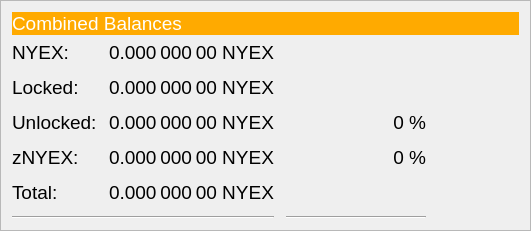
         <widget class="QFrame" name="frame_3">
          <property name="geometry">
           <rect>
            <x>0</x>
            <y>200</y>
            <width>531</width>
            <height>231</height>
           </rect>
          </property>
          <property name="font">
           <font>
            <family>MS Shell Dlg 2</family>
            <pointsize>14</pointsize>
           </font>
          </property>
          <property name="frameShape">
           <enum>QFrame::StyledPanel</enum>
          </property>
          <property name="frameShadow">
           <enum>QFrame::Raised</enum>
          </property>
          <layout class="QVBoxLayout" name="verticalLayout_5" stretch="0,0">
           <item>
            <layout class="QHBoxLayout" name="horizontalLayout_5" stretch="0">
             <item>
              <widget class="QLabel" name="label_5z">
               <property name="font">
                <font>
                 <pointsize>14</pointsize>
                </font>
               </property>
               <property name="toolTip">
                <string>Combined Balances (including unconfirmed and immature coins)</string>
               </property>
               <property name="styleSheet">
                <string notr="true">background-color: rgb(255, 170, 0);
color: rgb(255, 255, 255);</string>
               </property>
               <property name="text">
                <string>Combined Balances</string>
               </property>
               <property name="textFormat">
                <enum>Qt::AutoText</enum>
               </property>
              </widget>
             </item>
            </layout>
           </item>
           <item>
            <layout class="QGridLayout" name="gridLayout_3">
             <property name="spacing">
              <number>12</number>
             </property>
             <item row="7" column="0" colspan="2">
              <widget class="Line" name="lineSpendableBalance_3">
               <property name="font">
                <font>
                 <family>MS Shell Dlg 2</family>
                 <pointsize>14</pointsize>
                </font>
               </property>
               <property name="orientation">
                <enum>Qt::Horizontal</enum>
               </property>
              </widget>
             </item>
             <item row="7" column="2">
              <widget class="Line" name="lineWatchBalance_3">
               <property name="sizePolicy">
                <sizepolicy hsizetype="Preferred" vsizetype="Fixed">
                 <horstretch>0</horstretch>
                 <verstretch>0</verstretch>
                </sizepolicy>
               </property>
               <property name="minimumSize">
                <size>
                 <width>140</width>
                 <height>0</height>
                </size>
               </property>
               <property name="font">
                <font>
                 <family>MS Shell Dlg 2</family>
                 <pointsize>14</pointsize>
                </font>
               </property>
               <property name="orientation">
                <enum>Qt::Horizontal</enum>
               </property>
              </widget>
             </item>
             <item row="4" column="1">
              <widget class="QLabel" name="labelzBalancez">
               <property name="cursor">
                <cursorShape>IBeamCursor</cursorShape>
               </property>
               <property name="toolTip">
                <string>Total of transactions that have yet to be confirmed, and do not yet count toward the spendable balance</string>
               </property>
               <property name="text">
                <string notr="true">0.000 000 00 NYEX</string>
               </property>
               <property name="alignment">
                <set>Qt::AlignLeading|Qt::AlignLeft|Qt::AlignVCenter</set>
               </property>
               <property name="textInteractionFlags">
                <set>Qt::LinksAccessibleByMouse|Qt::TextSelectableByKeyboard|Qt::TextSelectableByMouse</set>
               </property>
              </widget>
             </item>
             <item row="6" column="1">
              <widget class="QLabel" name="labelTotalz">
               <property name="cursor">
                <cursorShape>IBeamCursor</cursorShape>
               </property>
               <property name="toolTip">
                <string>Total Balance, including unconfirmed and immature coins.</string>
               </property>
               <property name="text">
                <string notr="true">0.000 000 00 NYEX</string>
               </property>
               <property name="alignment">
                <set>Qt::AlignLeading|Qt::AlignLeft|Qt::AlignVCenter</set>
               </property>
               <property name="textInteractionFlags">
                <set>Qt::LinksAccessibleByMouse|Qt::TextSelectableByKeyboard|Qt::TextSelectableByMouse</set>
               </property>
              </widget>
             </item>
             <item row="4" column="3">
              <spacer name="horizontalSpacer_6">
               <property name="font">
                <font>
                 <family>MS Shell Dlg 2</family>
                 <pointsize>14</pointsize>
                </font>
               </property>
               <property name="orientation">
                <enum>Qt::Horizontal</enum>
               </property>
               <property name="sizeHint" stdset="0">
                <size>
                 <width>40</width>
                 <height>20</height>
                </size>
               </property>
              </spacer>
             </item>
             <item row="6" column="0">
              <widget class="QLabel" name="labelTotalTextz">
               <property name="text">
                <string>Total:</string>
               </property>
              </widget>
             </item>
             <item row="1" column="0">
              <widget class="QLabel" name="labelBalanceTextz">
               <property name="text">
                <string>NYEX:</string>
               </property>
              </widget>
             </item>
             <item row="1" column="1">
              <widget class="QLabel" name="labelBalancez">
               <property name="cursor">
                <cursorShape>IBeamCursor</cursorShape>
               </property>
               <property name="toolTip">
                <string>Your current spendable balance</string>
               </property>
               <property name="text">
                <string notr="true">0.000 000 00 NYEX</string>
               </property>
               <property name="alignment">
                <set>Qt::AlignLeading|Qt::AlignLeft|Qt::AlignVCenter</set>
               </property>
               <property name="textInteractionFlags">
                <set>Qt::LinksAccessibleByMouse|Qt::TextSelectableByKeyboard|Qt::TextSelectableByMouse</set>
               </property>
              </widget>
             </item>
             <item row="4" column="0">
              <widget class="QLabel" name="labelzBalanceTextz">
               <property name="toolTip">
                <string/>
               </property>
               <property name="text">
                <string>zNYEX:</string>
               </property>
              </widget>
             </item>
             <item row="4" column="2">
              <widget class="QLabel" name="labelzNYEXPercent">
               <property name="toolTip">
                <string>Current percentage of zNYEX.
If AutoMint is enabled this percentage will settle around the configured AutoMint percentage (default = 10%)</string>
               </property>
               <property name="text">
                <string>0 %</string>
               </property>
               <property name="alignment">
                <set>Qt::AlignRight|Qt::AlignTrailing|Qt::AlignVCenter</set>
               </property>
              </widget>
             </item>
             <item row="6" column="2">
              <widget class="QLabel" name="label100Percent">
               <property name="font">
                <font>
                 
                 <pointsize>14</pointsize>
                 <weight>50</weight>
                 <italic>false</italic>
                 <bold>false</bold>
                </font>
               </property>
               <property name="text">
                <string/>
               </property>
               <property name="alignment">
                <set>Qt::AlignRight|Qt::AlignTrailing|Qt::AlignVCenter</set>
               </property>
              </widget>
             </item>
             <item row="2" column="1">
              <widget class="QLabel" name="labelLockedBalance">
               <property name="toolTip">
                <string>Locked NYEX or Masternode collaterals. These are excluded from zNYEX minting.</string>
               </property>
               <property name="text">
                <string>0.000 000 00 NYEX</string>
               </property>
               <property name="alignment">
                <set>Qt::AlignLeading|Qt::AlignLeft|Qt::AlignVCenter</set>
               </property>
              </widget>
             </item>
             <item row="2" column="0">
              <widget class="QLabel" name="labelLockedBalanceText">
               <property name="toolTip">
                <string>Locked NYEX or Masternode collaterals. These are excluded from zNYEX minting.</string>
               </property>
               <property name="text">
                <string>Locked:</string>
               </property>
              </widget>
             </item>
             <item row="3" column="0">
              <widget class="QLabel" name="labelUnLockedBalanceText">
               <property name="toolTip">
                <string>Unlocked NYEs. These can be used for zNYEX minting.</string>
               </property>
               <property name="text">
                <string>Unlocked:</string>
               </property>
              </widget>
             </item>
             <item row="3" column="1">
              <widget class="QLabel" name="labelUnLockedBalance">
               <property name="toolTip">
                <string>Unlocked NYEs. These can be used for zNYEX minting.</string>
               </property>
               <property name="text">
                <string>0.000 000 00 NYEX</string>
               </property>
               <property name="alignment">
                <set>Qt::AlignLeading|Qt::AlignLeft|Qt::AlignVCenter</set>
               </property>
              </widget>
             </item>
             <item row="3" column="2">
              <widget class="QLabel" name="labelNYEPercent">
               <property name="text">
                <string>0 %</string>
               </property>
               <property name="alignment">
                <set>Qt::AlignRight|Qt::AlignTrailing|Qt::AlignVCenter</set>
               </property>
              </widget>
             </item>
            </layout>
           </item>
          </layout>
         </widget>
